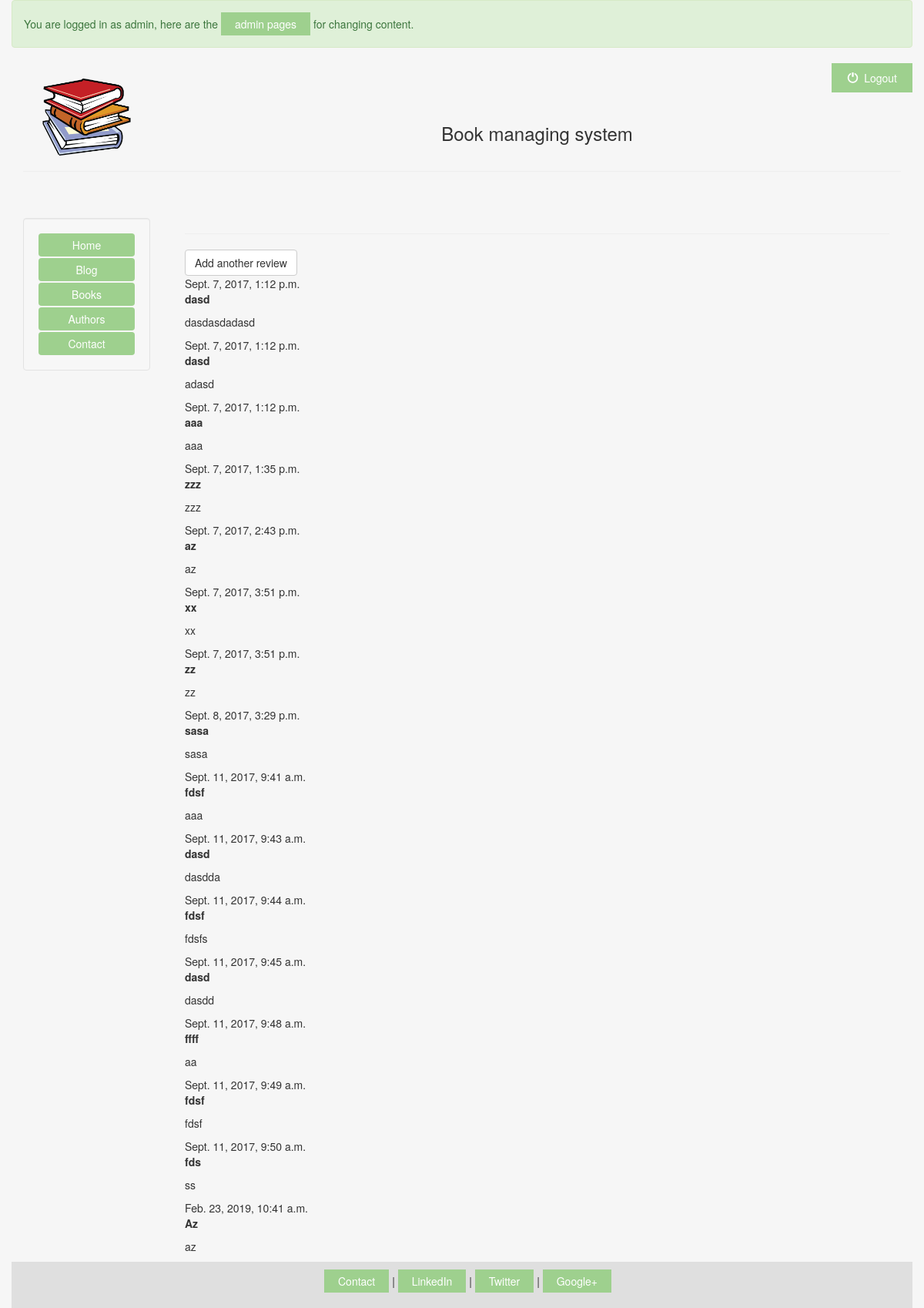
/books/book_detail/5 (signed in), run on the app's committed database.
### books/models.py (models this page shows, shortened)
class Review(models.Model):
    book = models.ForeignKey('Book', related_name='reviews')
    author = models.CharField(max_length=200)
    text = models.TextField()
    created_date = models.DateTimeField(default=timezone.now)

### books/views.py (the view)
# urls.py: url(r'^book_detail/(?P<id>\d+)$', views.book_detail, name='book_detail'),
def book_detail(request, id):
    book = get_object_or_404(Book, id=id)
    return render(request, 'books/book_detail.html', {'book': book})

### books/templates/books/book_detail.html
{% extends 'personal/header.html' %}
{% block content %}
        <hr>
    <a class="btn btn-default" href="{% url 'books:add_review_to_book' id=book.id %}">Add another review</a>
{% for review in book.reviews.all %}
    {% if user.is_authenticated %}
    <div class="review">
        <div class="date">
            {{ review.created_date }}
        </div>
        <strong>{{ review.author }}</strong>
        <p>{{ review.text|linebreaks }}</p>
    </div>
    {% endif %}
{% empty %}
    <p>No reviews here yet :(</p>
{% endfor %}
{% endblock content %}

### personal/templates/personal/header.html (shortened to what this page needs)
<html lang="en">
<head>
    {% load staticfiles %}
    <link rel="stylesheet" href="https://maxcdn.bootstrapcdn.com/bootstrap/3.3.6/css/bootstrap.min.css">
    <link rel="stylesheet" type="text/css" href="../../static/personal/css/styles.css">
</head>
<body>
        <div class="collapse navbar-collapse" id="topNavBar">
        <div class="adminbut">
   {% if user.is_authenticated and user.is_superuser %}
            <div class="alert alert-success" role="alert">
            You are logged in as {{user.username}}, here are the
            <a href="/admin/">admin pages</a> for changing content.
            </div>
            {% endif %}
        </div>
            <div class="logout">
            {% if user.is_authenticated %}
            <ul class="nav navbar-nav navbar-right">
            <li>
                    <a href="{% url 'books:logout_user' %}">
                        <span class="glyphicon glyphicon-off" aria-hidden="true"></span>&nbsp; Logout
                    </a>
                </li>
            </ul>
            {% endif %}
        </div>
<body class="body" style="background-color:#f6f6f6">
    <div class="container-fluid" style="min-height:95%; ">
        <div class="row">
              <div class="col-sm-2">
                  <br>
                  <center>
                    <img src="{% static 'personal/img/books.png' %}" class="responsive-img" style='max-height:100px;' alt="face">
                  </center>
              </div>
              <div class="col-sm-10">
                  <br>
                  <center>
                  <h3>Book managing system</h3>
                  </center>
              </div>
        </div><hr>
        <div class="row">
          <div class="col-sm-2">
          <br>
          <br>
            <div class="well bs-sidebar" id="sidebar" style="background-color:#f7f7f7">
              <ul class="nav nav-pills nav-stacked">
                <li><a href='/'>Home</a></li>
                <li><a href='/blog/'>Blog</a></li>
                <li><a href='/books/'>Books</a></li>
                <li><a href='/books/authors_index'>Authors</a></li>
                <li><a href='/contact/'>Contact</a></li>
              </ul>
            </div>
          </div>
          <div class="col-sm-10">
            <div class='container-fluid'>
            <br><br>
               {% block content %}
               {% endblock %}
            </div>
          </div>
        </div>
    </div>
    <footer>
        <div class="container-fluid" style='margin-left:15px'>
        <div class="contactline">
            <p><a href="#" target="blank">Contact</a> | <a href="#" target="blank">LinkedIn</a> | <a href="#" target="blank">Twitter</a> | <a href="#" target="blank">Google+</a></p>
        </div>
        </div>
    </div>
</body>
</html>

### personal/static/personal/css/styles.css (style rules this page uses)
html,body { height:100%; }
.logout a:link, a:visited { background-color: #9ed08e; color: white; padding: 9px 20px; text-align: center; text-decoration: none; display: inline-block; right: 15px; }
.well a:link, a:visited { width: 100%; background-color: #9ed08e; color: white; padding: 5px 18px; text-align: center; text-decoration: none; display: inline-block; }
.contactline a:link, a:visited { background-color: #9ed08e; color: white; padding: 5px 18px; text-align: center; text-decoration: none; display: inline-block; }
.adminbut a:link, a:visited { background-color: #9ed08e; color: white; padding: 5px 18px; text-align: center; text-decoration: none; display: inline-block; }
footer { background-color: #dfdfdf; text-align: center; padding: 10px; }

### data on the page
Review: created_date "Sept. 7, 2017, 1:12 p.m.", author "dasd", text "dasdasdadasd"
Review: created_date "Sept. 7, 2017, 1:12 p.m.", author "dasd", text "adasd"
Review: created_date "Sept. 7, 2017, 1:12 p.m.", author "aaa", text "aaa"
Review: created_date "Sept. 7, 2017, 1:35 p.m.", author "zzz", text "zzz"
Review: created_date "Sept. 7, 2017, 2:43 p.m.", author "az", text "az"
Review: created_date "Sept. 7, 2017, 3:51 p.m.", author "xx", text "xx"
Review: created_date "Sept. 7, 2017, 3:51 p.m.", author "zz", text "zz"
Review: created_date "Sept. 8, 2017, 3:29 p.m.", author "sasa", text "sasa"
Review: created_date "Sept. 11, 2017, 9:41 a.m.", author "fdsf", text "aaa"
Review: created_date "Sept. 11, 2017, 9:43 a.m.", author "dasd", text "dasdda"
Review: created_date "Sept. 11, 2017, 9:44 a.m.", author "fdsf", text "fdsfs"
Review: created_date "Sept. 11, 2017, 9:45 a.m.", author "dasd", text "dasdd"
Review: created_date "Sept. 11, 2017, 9:48 a.m.", author "ffff", text "aa"
Review: created_date "Sept. 11, 2017, 9:49 a.m.", author "fdsf", text "fdsf"
Review: created_date "Sept. 11, 2017, 9:50 a.m.", author "fds", text "ss"
Review: created_date "Feb. 23, 2019, 10:41 a.m.", author "Az", text "az"

### other printed values
{{ user.username }} "admin"
